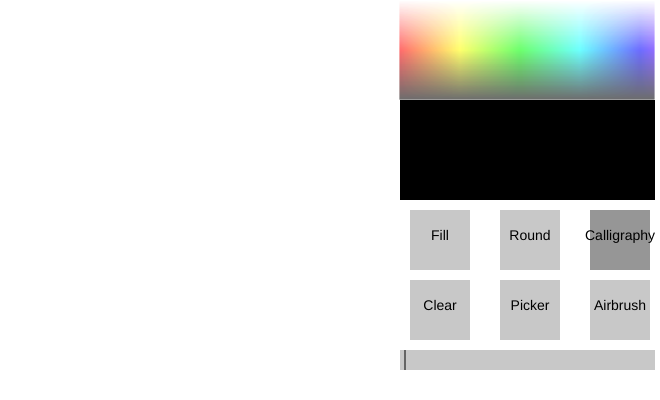
Frame 1 (no input)
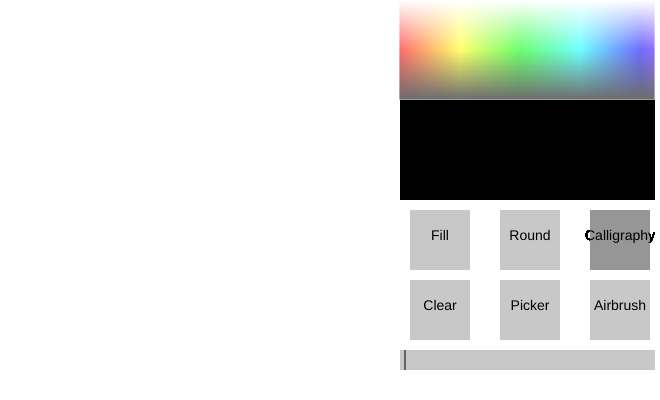
Frame 60 (no input)
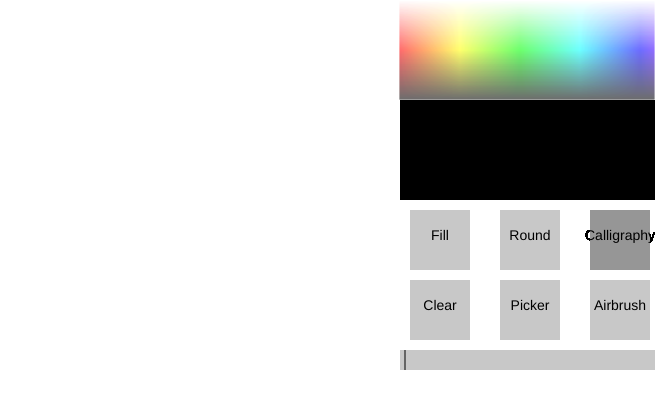
Frame 120 (the mouse pressed at the canvas centre since frame 60)

The p5.js sketch that drew these frames (run headless with seeded random() and noise() and a simulated clock; from frame 60 on, the mouse is pressed at the canvas centre):

// p5.js sketch
// ── sketch.js
var brush;

function diag(o, a) {
  return sqrt(pow(o, 2) + pow(a, 2));
}

function Brush(shape, size, col) {
  this.col = col;
  this.smooth = 0.2;
  this.size = size;
  this.shape = shape;
  this.isDown = false;
  this.angle = 0;

  this.paint = function() {
    if (this.isDown && mouseX < 400) {
      fill(this.col);
      dX = mouseX - this.x;
      dY = mouseY - this.y;
	  this.angle = atan(dY/dX);
      thin = 1 + diag(dX, dY) / 4;
      var newX = this.x + dX * this.smooth;
      var newY = this.y + dY * this.smooth;
      noStroke();
	  switch(this.shape) {
		  case "tri":
			stroke(this.col);
			/*strokeWeight(1);
			//line(newX + this.size / thin, newY - this.size / thin, newX - this.size / thin, newY + this.size / thin);
			var xExt = (this.size/2)*cos(this.angle-PI/2)/thin;
			var yExt = (this.size/2)*sin(this.angle-PI/2)/thin;
			
			line(newX - xExt, newY - yExt, newX + xExt, newY + yExt);*/
			
			strokeCap(SQUARE);
			strokeWeight(this.size/thin);
			stroke(this.col);
			line(this.x, this.y, newX, newY);
			break;
			
			break;
		  case "bucket":
			rect(0,0,400,400);
			break;
		  case "circle":
			strokeCap(ROUND);
			strokeWeight(this.size/2+this.size/(2*thin));
			stroke(this.col);
			line(this.x, this.y, newX, newY);
			break;
		case "clear":
		    fill(255);
			rect(0,0,400,400);
			break;
		case "picker":
			var prevBrush = this.shape;
			var pix = get(mouseX, mouseY);
			this.col = color(pix[0],pix[1],pix[2]);
			this.shape = prevBrush;
			break;
		case "airbrush":
			for(var i=0;i<5;i++) {
				dotAngle = random(0,2*PI);
				dist = random(0,this.size);
				stroke(this.col);
				point(newX + sin(dotAngle)*dist/2, newY + cos(dotAngle)*dist/2);
			}
			break;
			
	  }
      this.x = newX;
      this.y = newY;
    } else {
      this.x = mouseX;
      this.y = mouseY;
      this.isDown = true;
    }
  }

  this.lift = function() {
    this.isDown = false;
  }
  
  this.drawBrush = function() {
      dX = mouseX - this.x;
      dY = mouseY - this.y;
	  this.angle = atan(dY/dX);
			strokeWeight(1);
	  switch(this.shape) {
		  case "tri":
			stroke(this.col);
			//line(mouseX, mouseY - this.size, mouseX - this.size, mouseY + this.size);
			var xExt = (this.size/2)*cos(this.angle-PI/2);
			var yExt = (this.size/2)*sin(this.angle-PI/2);
			line(mouseX - xExt, mouseY - yExt, mouseX + xExt, mouseY + yExt);
			break;
		  case "bucket":
			//drawbucket
			break;
		  case "circle":
			stroke(this.col);
			noFill();
			ellipse(mouseX, mouseY, this.size);
			break;
		  case "airbrush":
			stroke(this.col);
			noFill();
			ellipse(mouseX, mouseY, this.size);
			break;
		case "picker":
			//drawpicker
	  }
  }
}

function Button(x,y,label,shape,active = false) {
  this.x = x;
  this.y = y;
  this.label = label;
  this.shape = shape;
  this.active = active;
  this.render = function() {
    noStroke();
    this.active ? fill(150) : fill(200);
    rect(x-30,y-30,60,60);
	
    fill(0);
    textAlign(CENTER);
    textSize(14);
    text(label,x,y);
  }
  buttons[shape] = this;
  
  this.hit = function() {
		for(var key in buttons){
		buttons[key].active = false;
		brush.shape = this.shape;
		this.active = true;
	  }
  }
}

function Slider(brushProp, y) {
	this.brushProp = brushProp;
	this.x = 400;
	this.y = y;
	this.h = 20;
	this.isDown = false;
	this.render = function() {
		fill(200);
		rect(this.x, this.y, 255, this.h);
		stroke(100);
		strokeCap(SQUARE);
		strokeWeight(2);
		line(this.x+brush[this.brushProp], this.y, this.x+brush[this.brushProp], this.y + this.h);
	}
	
	this.set = function() {
		brush[brushProp] = mouseX - this.x;
	}
}

var buttons = {};
var snap;
var sizeSlider;

function setup() {
  createCanvas(660, 400);
  background(255);
  fill(0);
  new Button(440,240,"Fill","bucket");
  new Button(530,240,"Round","circle");
  new Button(620,240,"Calligraphy","tri",true);
  new Button(440,310,"Clear","clear");
  new Button(530,310,"Picker","picker");
  new Button(620,310,"Airbrush","airbrush");
  
  brush = new Brush("tri", 5, color(0));
  
  sizeSlider = new Slider("size", 350);
  
  for (var i = 0; i < 255; i++) {
    for (var j = 0; j < 50; j++) {
      colorMode(HSB);
      stroke(i, j*2, 100);
      point(400 + i, j);
    }
    for (var k = 0; k < 50; k++) {
      colorMode(HSB)
      stroke(i, 100, 100-k*2);
      point(400 + i, 50+k);
    }
  }
}

function draw() {
	//load snapshot to remove brush shape
	updatePixels();
  
  //draw UI elements
  colorMode(RGB, 255);
  noStroke();
  fill(brush.col);
  rect(400, 100, 255, 100);
  
  sizeSlider.render();
  
  for(var key in buttons) {
    buttons[key].render();
  }
  if(mouseX <= 400-brush.size/2) {
	if (mouseIsPressed) {
		brush.paint();
	}
	snap = loadPixels();
	brush.drawBrush();
  } else {
	  if(mouseIsPressed && mouseX > sizeSlider.x && mouseX < sizeSlider.x+255 && mouseY > sizeSlider.y && mouseY < sizeSlider.y + sizeSlider.h) {
		sizeSlider.set();
	  }
  }
}

function mouseClicked() {
  if (mouseX > 400 && mouseY < 200) {
    var sample = get(mouseX, mouseY);
    colorMode(RGB,255);
    brush.col = color(sample[0], sample[1], sample[2]);
    
  } 
  else {
    for(var key in buttons) {
		if (mouseX > buttons[key].x-40 && mouseX <  buttons[key].x + 40 && mouseY > buttons[key].y-40 && mouseY < buttons[key].y+40) {
			buttons[key].hit();
		}
    }
  }
}

function mouseReleased() {
  brush.isDown = false;
  sizeSlider.isDown = false;
}
